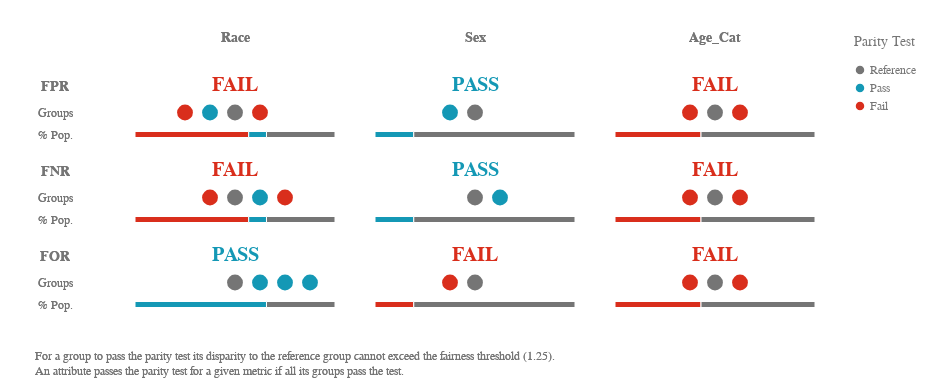

Source (notebook cell):
### Markdown cell above
We can plot using one of the many included plots  
Here we use the summary plot  
The plot is interactive and w can get more information by hovering over

### Code cell
metrics = ['fpr', 'fnr', 'for']
disparity_tolerance = 1.25 # 25%

ap.summary(bias_df, metrics, fairness_threshold=disparity_tolerance)
